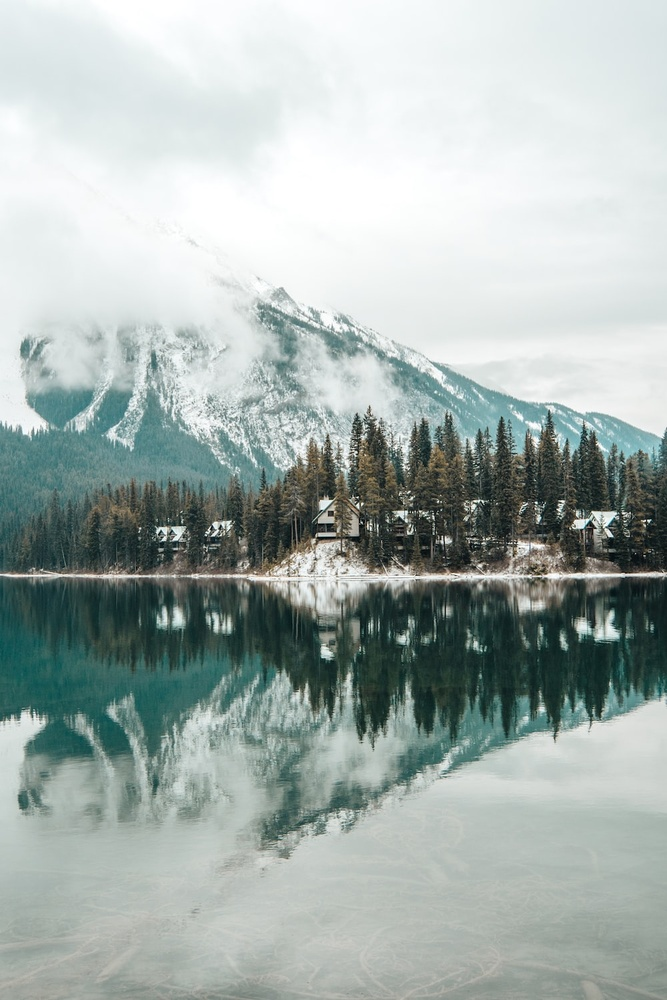
#> input picture chapter1.jpg, 667 x 1000 px, shrunk from 1000 x 1500 before the run
$ python 'from PIL import Image.py'
#> lines starting #> are read from the running program, lines starting #| are printed output that depends on the picture
import numpy as np
from PIL import Image
import time

current_time = int(time.time())
generated_number = (current_time % 100) + 50
if generated_number % 2 == 0:
    generated_number += 10
n = generated_number
print("RGB values are altered by", n)

with Image.open("chapter1.jpg") as original:
#> original is the input picture: PIL image 667x1000 RGB; mean R, G, B 166, 177.4, 174.1
    original.load()
    original.convert('RGB')
    width, height = original.size
#> width = 667; height = 1000
#opens the original file; changes mode to RGB and finds the image size (in pixels)

with Image.new('RGB', (width, height), (n, n, n)) as conversion:
#> conversion: PIL image 667x1000 RGB; every value is 117
    conversion.load()
#creates a new image where the RGB values are all n to allow addition

original_array = np.asarray(original)
conversion_array = np.asarray(conversion)
#converts into array so RGB values can be manipulated

out_array = original_array + conversion_array #adds n to all RGB values, if value > 255 wrap around to 0
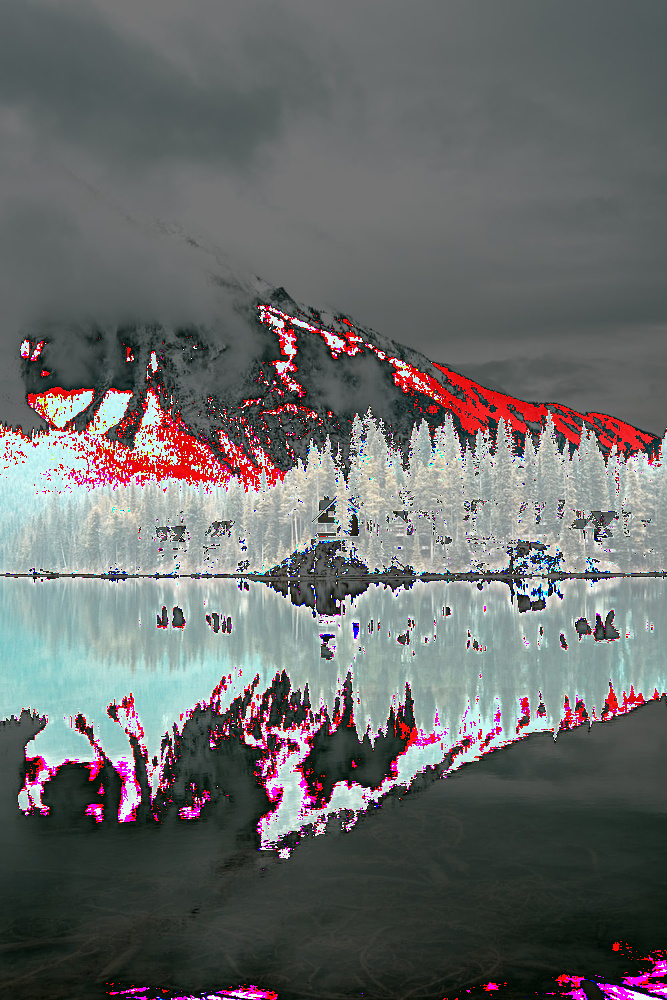
#> out_array: shape (1000, 667, 3); mean R, G, B 105.7, 106.7, 106.5
out = Image.fromarray(out_array)
out.show()


r_count = 0
for x in range(0, width):
    for y in range(0, height):
        r, g, b = out.getpixel((x, y))
        r_count = r_count + r
#> after the loop, r_count = 70503148
print("Sum of all R values in chapter1_out is", r_count)
#| Sum of all R values in chapter1_out is 70503148


out.save("chapter1_out.png")
